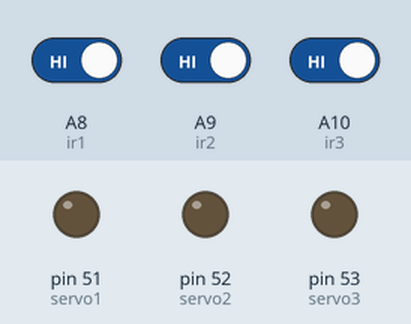
Simulated run of this sketch. Board: Arduino Mega 2560, built with avr-gcc and run on an emulated ATmega2560. On the bench: output pins drawn as LEDs (lit = HIGH). The test bench sets the inputs (shaded band); at power-on: A8 (ir1) HIGH, A9 (ir2) HIGH, A10 (ir3) HIGH. What the sketch prints to the serial monitor is not drawn.

Above: at 2.0 s.
2.1 s: A8 (ir1) driven LOW
At 3.0 s:
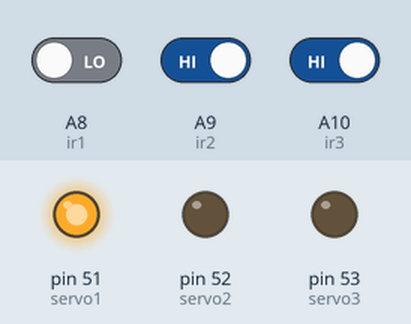
3.9 s: A9 (ir2) driven LOW
At 5.6 s:
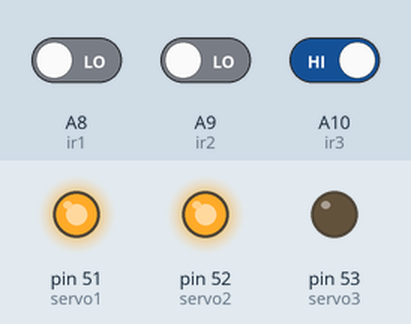
5.9 s: A10 (ir3) driven LOW
At 7.4 s:
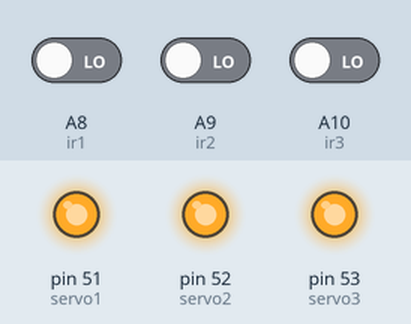
7.9 s: A8 (ir1) driven HIGH
At 8.5 s:
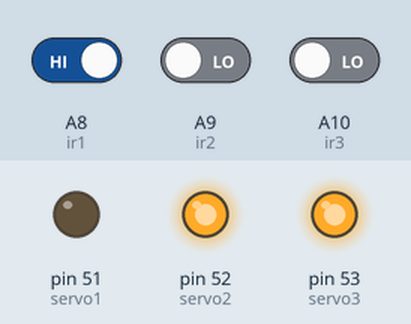
Timing chart, 0 to 10.9 s (numbered marks = the images above; inputs shaded):
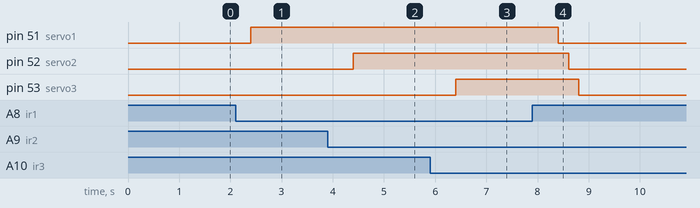

The sketch:

IR_based.ino
```cpp
int ir1 = A8;
int ir1_obst = HIGH;
int ir2 = A9;
int ir2_obst = HIGH;
int ir3 = A10;
int ir3_obst = HIGH;
int servo1 =51;
int servo2 =52;
int servo3 = 53;

void setup() {
  pinMode(servo1,OUTPUT);
  pinMode(ir1,INPUT);
  pinMode(servo2,OUTPUT);
  pinMode(ir2,INPUT);
  pinMode(servo3,OUTPUT);
  pinMode(ir3,INPUT);
  Serial.begin(9600);
 }

void loop() {
 ir1_obst = digitalRead(ir1);
  if (ir1_obst == LOW)
  {
    Serial.print("first grade obst detected");
    digitalWrite(servo1,HIGH);
    }
    else {
      Serial.print("first path is clear");
      digitalWrite(servo1,LOW);
      }
      delay(200);
      ir2_obst = digitalRead(ir2);
  if (ir2_obst == LOW && ir1_obst == LOW)
  {
    Serial.print("second grade obst detected");
    digitalWrite(servo2,HIGH);
    }
    else {
      Serial.print("second path is clear");
      digitalWrite(servo2,LOW);
      }
      delay(200);
      ir3_obst = digitalRead(ir3);
  if (ir3_obst == LOW && ir2_obst == LOW && ir1_obst ==LOW)
  {
    Serial.print("third grade obst detected");
    digitalWrite(servo3,HIGH);
    }
    else {
      Serial.print("third path is clear");
      digitalWrite(servo3,LOW);
      }
      delay(200);

      }
```

Measured:
- after the input at 2.1 s, pin 51 (servo1): LOW → HIGH after 0.30 s
- after the input at 3.9 s, pin 52 (servo2): LOW → HIGH after 0.50 s
- after the input at 5.9 s, pin 53 (servo3): LOW → HIGH after 0.51 s
- after the input at 7.9 s, pin 51 (servo1): HIGH → LOW after 0.51 s; pin 52 (servo2): HIGH → LOW after 0.71 s; pin 53 (servo3): HIGH → LOW after 0.91 s
